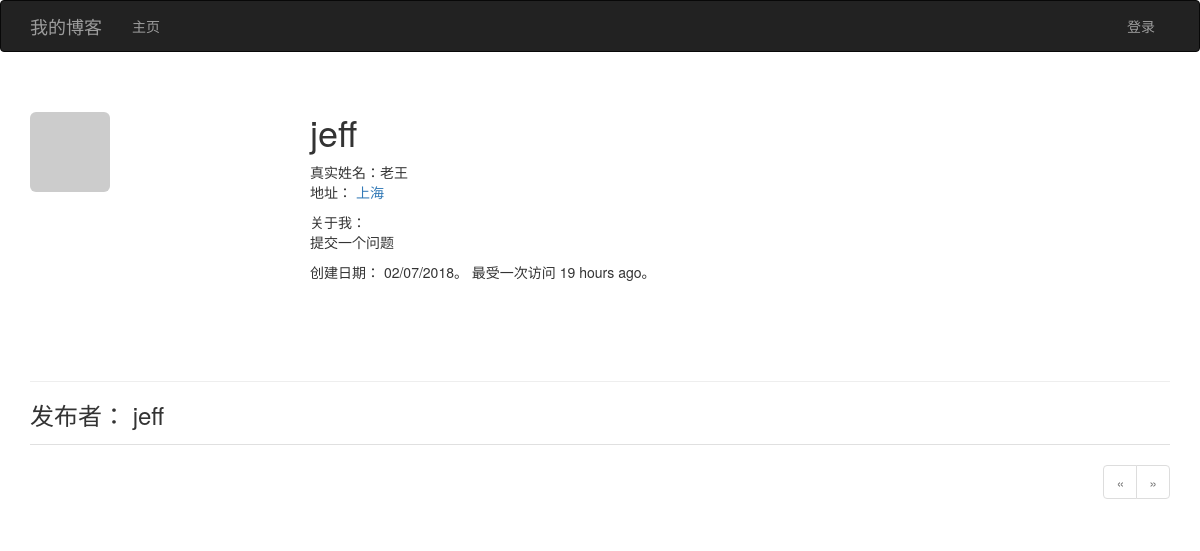
Page /user/jeff on the earlier database version.
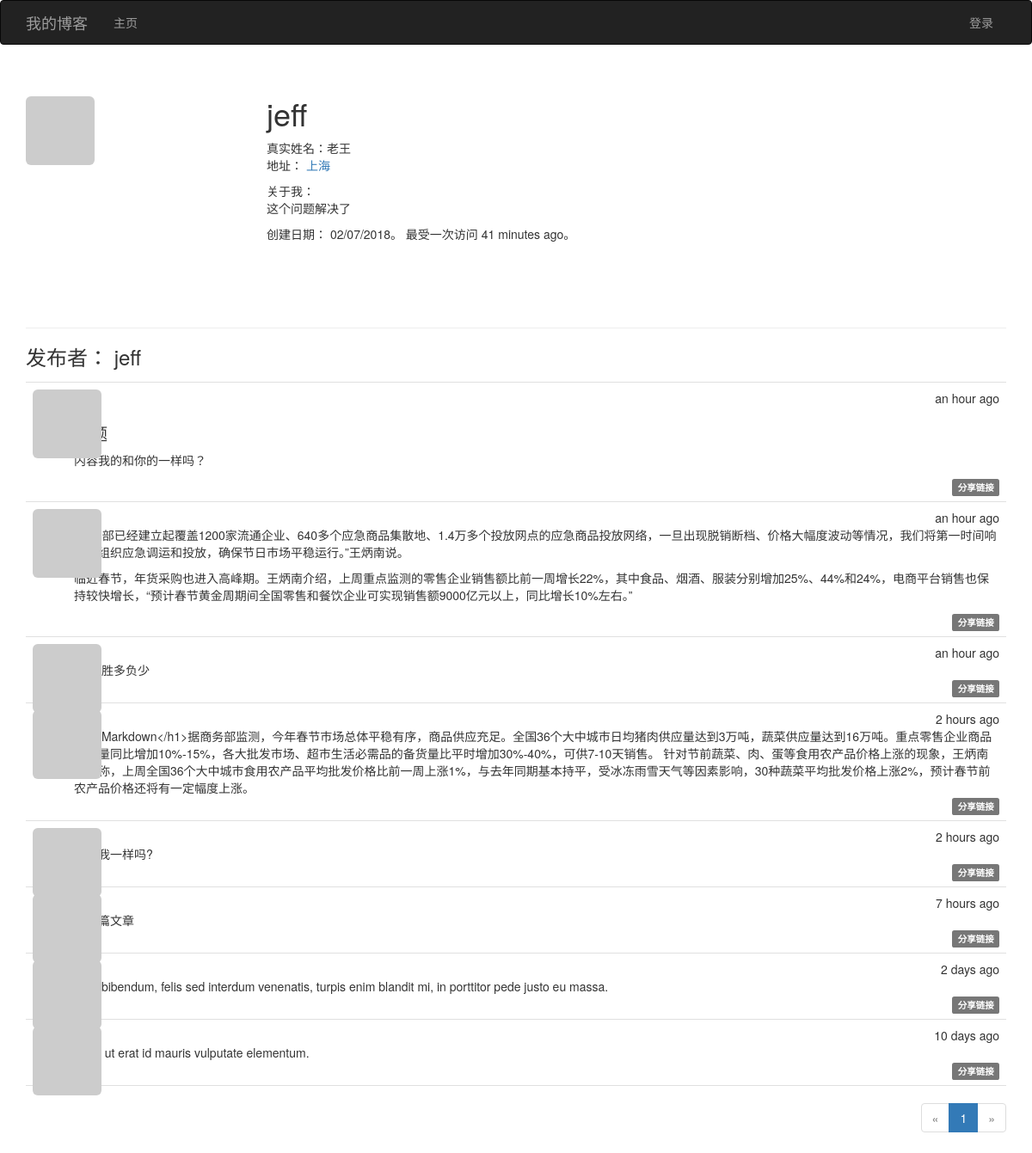
Same page on the later database version.
### app/models.py (models this page shows, shortened)
class User(UserMixin, db.Model):
    __tablename__ = 'users'
    id = db.Column(db.Integer, primary_key=True)
    email = db.Column(db.String(64), unique=True, index=True)
    username = db.Column(db.String(64), unique=True, index=True)
    password_hash = db.Column(db.String(128))
    role_id = db.Column(db.Integer, db.ForeignKey('roles.id'))
    confirmed = db.Column(db.Boolean, default=False)
    avatar_hash = db.Column(db.String(32))
    name = db.Column(db.String(64))
    location = db.Column(db.String(64))
    about_me = db.Column(db.Text())
    member_since = db.Column(db.DateTime(), default=datetime.utcnow)
    last_seen = db.Column(db.DateTime(), default=datetime.utcnow)
    posts = db.relationship('Post', backref='author', lazy='dynamic')
    @property
    def password(self):
        """password字段只能赋值，不能读取"""
        raise AttributeError('password is not readable attribute.')
    def gravatar_hash(self):
        return hashlib.md5(self.email.lower().encode('utf-8')).hexdigest()
    def gravatar(self, size=100, default='identicon', rating='g'):
        url = 'https://secure.gravatar.com/avatar'
        hash = self.avatar_hash or self.gravatar_hash()
        return '{url}/{hash}?s={size}&d={default}&r={rating}'.format(
            url=url, hash=hash, size=size, default=default, rating=rating)

class Post(db.Model):
    __tablename__ = 'posts'
    id = db.Column(db.Integer, primary_key=True)
    body = db.Column(db.Text)
    body_html = db.Column(db.Text)
    timestamp = db.Column(db.DateTime, index=True, default=datetime.utcnow)
    author_id = db.Column(db.Integer, db.ForeignKey('users.id'))

### app/main/views.py (the view)
@main.route('/user/<username>')
def user(username):
    us = User.query.filter_by(username=username).first()
    if us is None:
        abort(404)
    page = request.args.get('page', 1, type=int)
    pagination = us.posts.order_by(Post.timestamp.desc()).paginate(page=page, per_page=current_app.config['FLASKY_POSTS_PER_PAGE'], error_out=False)
    posts = pagination.items
    return render_template('user.html', user=us, posts=posts, pagination=pagination)

### app/auth/views.py (called while the page is built)
@auth.before_app_request
def before_request():
    if current_user.is_authenticated:
        current_user.ping()  # 更新已登录用户的访问时间
        if not current_user.confirmed and request.blueprint != 'auth' and request.endpoint != 'static':
            return redirect(url_for('auth.unconfirmed'))

### app/main/__init__.py (called while the page is built)
@main.app_context_processor
def inject_permissions():
    return dict(Permission=Permission)

### app/models.py (called while the page is built)
    def is_administrator(self):
        return False

### app/templates/user.html (shortened to what this page needs)
{% extends "base.html" %}
{% import "_macros.html" as macros %}
{% block page_content %}
<div class="page-header">
    <img class="img-rounded profile-thumbnail" src="{{ user.gravatar(size=256) }}">
    <div class="profile-header">
        <h1>{{ user.username }}</h1>
        {% if user.name or user.location %}
        <p>
            {% if user.name %}真实姓名：{{ user.name }}<br>{% endif %}
            {% if user.location %}
                地址： <a href="https://map.baidu.com/?q={{ user.location }}">{{ user.location }}</a><br>
            {% endif %}
        </p>
        {% endif %}
        {% if user.about_me %}关于我：<p>{{ user.about_me }}</p>{% endif %}
        <p>创建日期： {{ moment(user.member_since).format('L') }}。 最受一次访问 {{ moment(user.last_seen).fromNow() }}。</p>
    </div>
</div>
<h3>发布者： {{ user.username }}</h3>
{% include '_posts.html' %}
{% if pagination %}
<div class="pagination">
    {{ macros.pagination_widget(pagination, '.user', username=user.username) }}
</div>
{% endif %}
{% endblock %}

### app/templates/base.html (shortened to what this page needs)
{% extends "bootstrap/base.html" %}
{% block head %}
{{ super() }}
<link rel="stylesheet" type="text/css" href="{{ url_for('static', filename='styles.css') }}">
{% endblock %}
{% block navbar %}
<div class="navbar navbar-inverse" role="navigation">
    <div class="container">
        <div class="navbar-header">
            <a class="navbar-brand" href="{{ url_for('main.index') }}">我的博客</a>
        </div>
        <div class="navbar-collapse collapse">
            <ul class="nav navbar-nav">
                <li><a href="{{ url_for('main.index') }}">主页</a></li>
            </ul>
            <ul class="nav navbar-nav navbar-right">
                {% if current_user.is_authenticated %}
                <li class="dropdown">
                    <a href="#" class="dropdown-toggle" data-toggle="dropdown">
                        <img src="{{ current_user.gravatar(size=18) }}">账号<b class="caret"></b>
                    </a>
                    <ul class="dropdown-menu">
                        <li><a href="{{ url_for('auth.change_password') }}">修改密码</a></li>
                        <li><a href="{{ url_for('auth.change_email_request') }}">修改邮箱</a></li>
                        <li><a href="{{ url_for('auth.logout') }}">注销</a></li>
                    </ul>
                </li>
                {% else %}
                <li><a href="{{ url_for('auth.login') }}">登录</a></li>
                {% endif %}
            </ul>
        </div>
    </div>
</div>
{% endblock %}
{% block content %}
<div class="container">
    {% block page_content %}{% endblock %}
</div>
{% endblock %}

### app/templates/_macros.html
{% macro pagination_widget(pagination, endpoint) %}
<ul class="pagination">
    <li{% if not pagination.has_prev %} class="disabled"{% endif %}>
        <a href="{% if pagination.has_prev %}{{ url_for(endpoint, page=pagination.prev_num, **kwargs) }}{% else %}#{% endif %}">
            &laquo;
        </a>
    </li>
    {% for p in pagination.iter_pages() %}
        {% if p %}
            {% if p == pagination.page %}
            <li class="active">
                <a href="{{ url_for(endpoint, page = p, **kwargs) }}">{{ p }}</a>
            </li>
            {% else %}
            <li>
                <a href="{{ url_for(endpoint, page = p, **kwargs) }}">{{ p }}</a>
            </li>
            {% endif %}
        {% else %}
        <li class="disabled"><a href="#">&hellip;</a></li>
        {% endif %}
    {% endfor %}
    <li{% if not pagination.has_next %} class="disabled"{% endif %}>
        <a href="{% if pagination.has_next %}{{ url_for(endpoint, page=pagination.next_num, **kwargs) }}{% else %}#{% endif %}">
            &raquo;
        </a>
    </li>
</ul>
{% endmacro %}

### app/templates/_posts.html
<ul class="posts">
    {% for post in posts %}
    <li class="post">
        <div class="post-thumbnail">
            <a href="{{ url_for('.user', username=post.author.username) }}">
                <img class="img-rounded profile-thumbnail" src="{{ post.author.gravatar(size=40) }}">
            </a>
        </div>
        <div class="post-content">
            <div class="post-date">{{ moment(post.timestamp).fromNow(refresh=True) }}</div>
            <div class="post-author"><a href="{{ url_for('.user', username=post.author.username) }}">{{ post.author.username }}</a></div>
            <div class="post-body">
                {% if post.body_html %}
                    {{ post.body_html | safe }}
                {% else %}
                    {{ post.body }}
                {% endif %}
            </div>
            <div class="post-footer">
                <a href="{{ url_for('.post', id=post.id) }}">
                    <span class="label label-default">分享链接</span>
                </a>
            </div>
        </div>
    </li>
    {% endfor %}
</ul>

### app/static/styles.css (style rules this page uses)
.profile-thumbnail { position: absolute; }
.profile-header { min-height: 260px; margin-left: 280px; }
ul.posts { list-style-type: none; padding: 0px; margin: 16px 0px 0px 0px; border-top: 1px solid #e0e0e0; }
ul.posts li.post { padding: 8px; border-bottom: 1px solid #e0e0e0; }
div.post-date { float: right; }
div.post-author { font-weight: bold; }
div.post-thumbnail { position: absolute; }
div.post-content { margin-left: 48px; min-height: 48px; }
div.post-footer { text-align: right; }
div.pagination { width: 100%; text-align: right; padding: 0px; margin: 0px; }
.post-body h1 { font-size: 140%; }

Differences in the rows shown:
changed User "jeff": about_me "提交一个问题" → "这个问题解决了"; last_seen "19 hours ago" → "41 minutes ago"
added Post: timestamp "an hour ago", body_html "内容我的和你的一样吗？"
added Post: timestamp "an hour ago", body_html "“商务部已经建立起覆盖1200家流通企业、640多个应急商品集散地、1.4万多个投放网点的应急商品投放网络，一旦出现脱销断档、价格大幅度波动等情况，我们将第一时间响应，组织应急调运和投放，确保节日市场平稳运行。”王炳南说。 临近春节，年货采购也进入高峰期。王炳南介绍，上周重点监测的零售企业销售额比前一周增长22%，其中食品、烟酒、服装分别增加25%、44%和24%，电商平台销售也保持较快增长，“预计春节黄金周期间全国零售和餐饮企业可实现销售额9000亿元以上，同比增长10%左右。”"
added Post: timestamp "an hour ago", body "地方 胜多负少"
added Post: timestamp "2 hours ago", body "<h1>Markdown</h1>据商务部监测，今年春节市场总体平稳有序，商品供应充足。全国36个大中城市日均猪肉供应量达到3万吨，蔬菜供应量达到16万吨。重点零售企业商品备货量同比增加10%-15%，各大批发市场、超市生活必需品的备货量比平时增加30%-40%，可供7-10天销售。 针对节前蔬菜、肉、蛋等食用农产品价格上涨的现象，王炳南回应称，上周全国36个大中城市食用农产品平均批发价格比前一周上涨1%，与去年同期基本持平，受冰冻雨雪天气等因素影响，30种蔬菜平均批发价格上涨2%，预计春节前农产品价格还将有一定幅度上涨。"
added Post: timestamp "2 hours ago", body "你和我一样吗?"
added Post: timestamp "7 hours ago", body "第一篇文章"
added Post: timestamp "2 days ago", body "Duis bibendum, felis sed interdum venenatis, turpis enim blandit mi, in porttitor pede justo eu massa."
added Post: timestamp "10 days ago", body "Nulla ut erat id mauris vulputate elementum."
Other differences:
new list line: "1"
